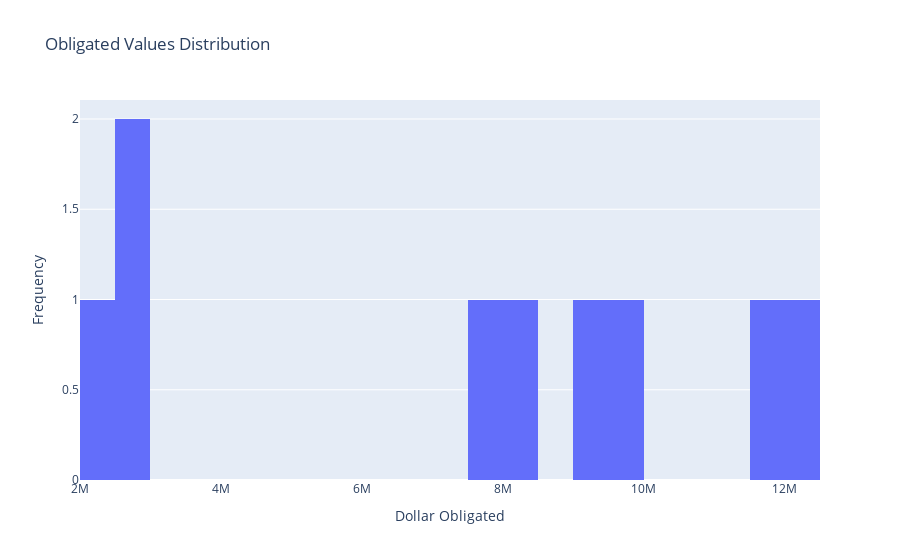

Notebook source saved alongside this figure:
### Markdown cell above
### Interactive — Contract Values Histogram

### Code cell
fig = px.histogram(df, x="dollar_obligated", nbins=30, title="Obligated Values Distribution")
fig.update_layout(xaxis_title="Dollar Obligated", yaxis_title="Frequency")
fig.show()

### Figure 1 — Plotly figure (JSON) as saved in the notebook; plotly's stock layout.template omitted (floating-point values rounded to 4 significant figures)
{"data": [{"bingroup": "x", "hovertemplate": "dollar_obligated=%{x}<br>count=%{y}<extra></extra>", "legendgroup": "", "marker": {"color": "#636efa", "pattern": {"shape": ""}}, "name": "", "nbinsx": 30, "orientation": "v", "showlegend": false, "type": "histogram", "x": [9500000, 8400000, 2500000, 12300000, 7800000, 2100000, 11500000, 9050000, 2750000], "xaxis": "x", "yaxis": "y"}], "layout": {"barmode": "relative", "legend": {"tracegroupgap": 0}, "title": {"text": "Obligated Values Distribution"}, "xaxis": {"anchor": "y", "domain": [0, 1], "title": {"text": "Dollar Obligated"}}, "yaxis": {"anchor": "x", "domain": [0, 1], "title": {"text": "Frequency"}}}}
